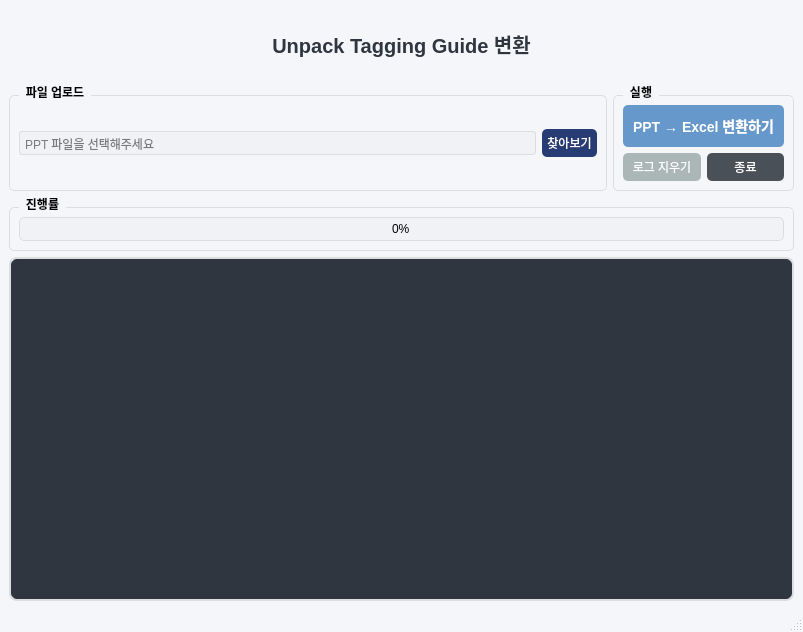
<?xml version="1.0" encoding="UTF-8"?>
<ui version="4.0">
 <class>MainWindow</class>
 <widget class="QMainWindow" name="MainWindow">
  <property name="geometry">
   <rect>
    <x>0</x>
    <y>0</y>
    <width>803</width>
    <height>632</height>
   </rect>
  </property>
  <property name="windowTitle">
   <string>PPT 태그 Excel 변환기</string>
  </property>
  <property name="styleSheet">
   <string notr="true">QMainWindow {
    background-color: #f5f6fa;
}
QGroupBox {
    border: 1px solid #dcdde1;
    border-radius: 5px;
    margin-top: 10px;
    font-family: '맑은 고딕';
    font-weight: bold;
}
QGroupBox::title {
    subcontrol-origin: margin;
    left: 10px;
    padding: 0 5px 0 5px;
}
QPushButton {
    border-radius: 5px;
    padding: 5px;
    font-family: '맑은 고딕';
}
QLabel {
    font-family: '맑은 고딕';
}
QCheckBox {
    font-family: '맑은 고딕';
}
QLineEdit {
    border: 1px solid #dcdde1;
    border-radius: 3px;
    padding: 3px;
    background-color: #f1f2f6;
}
QTextEdit {
    border: 2px solid #dcdde1;
    border-radius: 8px;
    padding: 8px;
    background-color: #2f3640;
    color: #f5f6fa;
    font-family: 'Consolas', 'D2Coding';
    font-size: 9pt;
}</string>
  </property>
  <widget class="QWidget" name="centralwidget">
   <layout class="QVBoxLayout" name="verticalLayout">
    <item>
     <widget class="QLabel" name="titleLabel">
      <property name="styleSheet">
       <string notr="true">font-size: 20px;
font-weight: bold;
color: #2f3640;
margin: 10px;
padding: 10px;</string>
      </property>
      <property name="text">
       <string>Unpack Tagging Guide 변환</string>
      </property>
      <property name="alignment">
       <set>Qt::AlignCenter</set>
      </property>
     </widget>
    </item>
    <item>
     <layout class="QHBoxLayout" name="topLayout">
      <item>
       <widget class="QGroupBox" name="uploadGroupBox">
        <property name="title">
         <string>파일 업로드</string>
        </property>
        <layout class="QVBoxLayout" name="verticalLayout_2">
         <item>
          <layout class="QHBoxLayout" name="pptLayout">
           <item>
            <widget class="QLineEdit" name="pptPathLabel">
             <property name="readOnly">
              <bool>true</bool>
             </property>
             <property name="placeholderText">
              <string>PPT 파일을 선택해주세요</string>
             </property>
            </widget>
           </item>
           <item>
            <widget class="QPushButton" name="pptSelectBtn">
             <property name="cursor">
              <cursorShape>PointingHandCursor</cursorShape>
             </property>
             <property name="styleSheet">
              <string notr="true">background-color: #273c75; color: white;</string>
             </property>
             <property name="text">
              <string>찾아보기</string>
             </property>
            </widget>
           </item>
          </layout>
         </item>
        </layout>
       </widget>
      </item>
      <item>
       <widget class="QGroupBox" name="actionGroupBox">
        <property name="title">
         <string>실행</string>
        </property>
        <layout class="QVBoxLayout" name="verticalLayout_3">
         <item>
          <widget class="QPushButton" name="convertBtn">
           <property name="enabled">
            <bool>false</bool>
           </property>
           <property name="cursor">
            <cursorShape>PointingHandCursor</cursorShape>
           </property>
           <property name="focusPolicy">
            <enum>Qt::WheelFocus</enum>
           </property>
           <property name="styleSheet">
            <string notr="true">background-color: #6698cb;
color: white;
font-size: 14px;
font-weight: bold;
padding: 10px;</string>
           </property>
           <property name="text">
            <string>PPT → Excel 변환하기</string>
           </property>
          </widget>
         </item>
         <item>
          <layout class="QHBoxLayout" name="btnLayout">
           <item>
            <widget class="QPushButton" name="clearLogBtn">
             <property name="cursor">
              <cursorShape>PointingHandCursor</cursorShape>
             </property>
             <property name="styleSheet">
              <string notr="true">background-color: #abb7b7; color: white;</string>
             </property>
             <property name="text">
              <string>로그 지우기</string>
             </property>
            </widget>
           </item>
           <item>
            <widget class="QPushButton" name="exitBtn">
             <property name="cursor">
              <cursorShape>PointingHandCursor</cursorShape>
             </property>
             <property name="styleSheet">
              <string notr="true">background-color: #495057; color: white;</string>
             </property>
             <property name="text">
              <string>종료</string>
             </property>
            </widget>
           </item>
          </layout>
         </item>
        </layout>
       </widget>
      </item>
     </layout>
    </item>
    <item>
     <widget class="QGroupBox" name="optionsGroupBox">
      <property name="title">
       <string>진행률</string>
      </property>
      <layout class="QVBoxLayout" name="verticalLayout_4">
       <item>
        <widget class="QProgressBar" name="progressBar">
         <property name="styleSheet">
          <string notr="true">QProgressBar {
    border: 1px solid #dcdde1;
    border-radius: 5px;
    text-align: center;
    background-color: #f1f2f6;
}
QProgressBar::chunk {
    background-color: #00a8ff;
    border-radius: 5px;
}</string>
         </property>
         <property name="value">
          <number>0</number>
         </property>
        </widget>
       </item>
      </layout>
     </widget>
    </item>
    <item>
     <layout class="QHBoxLayout" name="progressLayout"/>
    </item>
    <item>
     <widget class="QTextEdit" name="logTextEdit">
      <property name="readOnly">
       <bool>true</bool>
      </property>
     </widget>
    </item>
   </layout>
  </widget>
  <widget class="QStatusBar" name="statusbar"/>
  <action name="action_Open_PPT">
   <property name="text">
    <string>PPT 파일 열기</string>
   </property>
   <property name="shortcut">
    <string>Ctrl+O</string>
   </property>
  </action>
  <action name="action_Save_Excel">
   <property name="text">
    <string>Excel 저장</string>
   </property>
   <property name="shortcut">
    <string>Ctrl+S</string>
   </property>
  </action>
  <action name="action_Exit">
   <property name="text">
    <string>종료</string>
   </property>
   <property name="shortcut">
    <string>Ctrl+Q</string>
   </property>
  </action>
  <action name="action_About">
   <property name="text">
    <string>프로그램 정보</string>
   </property>
  </action>
 </widget>
 <resources/>
 <connections/>
</ui>
